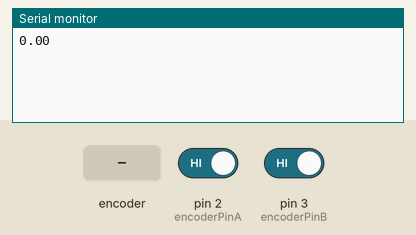
Simulated run of this program. Board: Arduino Uno, built with avr-gcc and run on an emulated ATmega328P. Parts: the last lines printed to the serial monitor. Inputs (shaded band) come from the test bench; at power-on: pin 2 (encoderPinA) HIGH, pin 3 (encoderPinB) HIGH.

Above: at 1.2 s.
1.3 s: rotary encoder on pin 2 (encoderPinA) / pin 3 (encoderPinB) turned 1 step (first pin leading)
At 2.8 s:
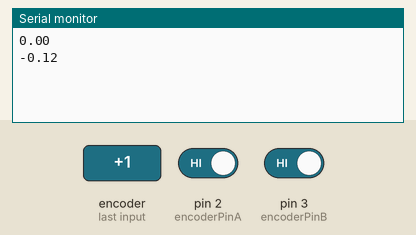
3.0 s: rotary encoder on pin 2 (encoderPinA) / pin 3 (encoderPinB) turned 3 steps (first pin leading)
At 4.7 s:
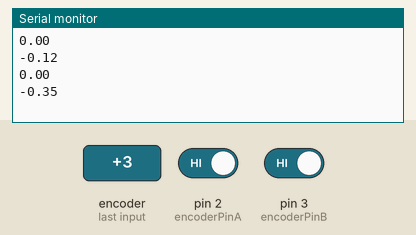
Timing chart, 0 to 6.2 s (numbered marks = the images above; inputs shaded):
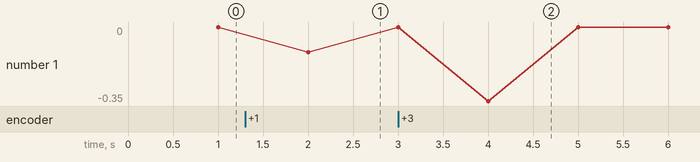

Measured:
- after the input at 1.3 s, the serial monitor: prints a new line after 0.70 s (image 1)
- after the input at 3.0 s, the serial monitor: prints a new line after 1.0 s (image 2)
- plotted number 1: 0 → -0.12 after the input at 1.3 s

The program:

main.cpp
```cpp
#include <Arduino.h>

// Encoder connections
const int encoderPinA = 2;  // Channel A
const int encoderPinB = 3;  // Channel B

const float PPR = 514.8;  // as the gear ratio of the motor is 1:46.8, each encoder channel produces 11 signals per revolution, so PPR = 11 * 46.8 = 514.8
unsigned long old_time = 0;

volatile long pos = 0;
void readEncoder();

void setup() {
  Serial.begin(115200);

  pinMode(encoderPinA, INPUT_PULLUP);
  pinMode(encoderPinB, INPUT_PULLUP);
  // Only B is read: A triggered the interrupt (RISING), so its state is always HIGH — no information gained from reading it
  attachInterrupt(digitalPinToInterrupt(encoderPinA), readEncoder, RISING);

}

void loop() {
  unsigned long current_time = millis();

  if (current_time - old_time >= 1000) {
    noInterrupts();
    long count = pos;
    pos = 0;
    interrupts();

    float RPM = (count * 60000.0) / (PPR * (current_time - old_time));
    old_time = current_time;
    Serial.println(RPM);
  }
}

void readEncoder() {
  if (digitalRead(encoderPinB))
    pos++;
  else
    pos--;

}
```
